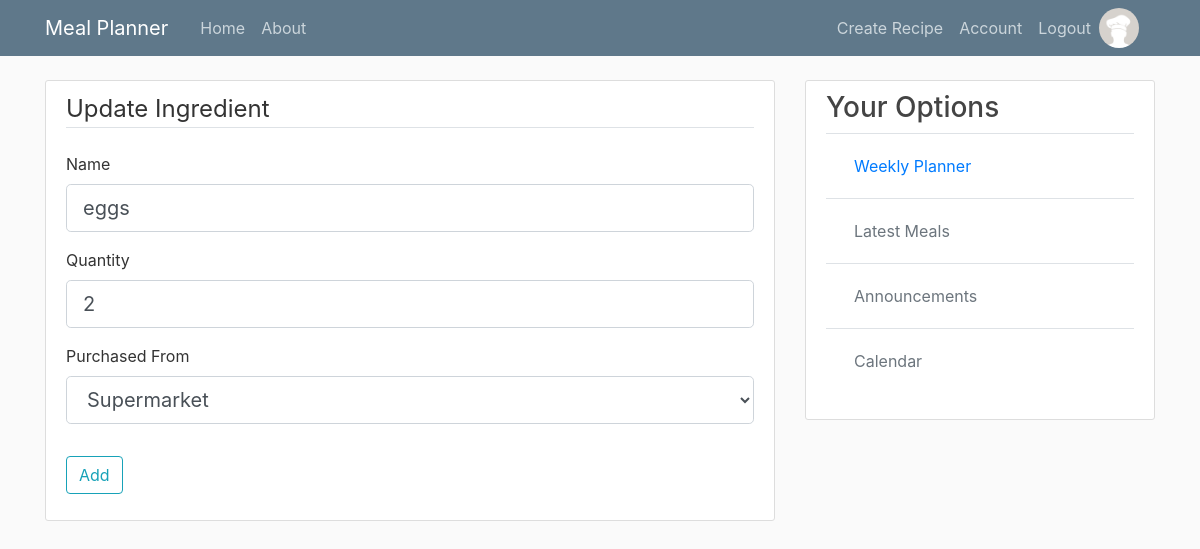
The app's page /ingredient/1/update (signed in) with its own data.
### mymeal/models.py (models this page shows, shortened)
class User(db.Model, UserMixin):
    id = db.Column(db.Integer, primary_key=True)
    username = db.Column(db.String(20), unique=True, nullable=False)
    email = db.Column(db.String(120), unique=True, nullable=False)
    image_file = db.Column(db.String(20), nullable=False, default='default.png')
    password = db.Column(db.String(60), nullable=False)
    recipes = db.relationship('Recipe', backref='author', lazy=True)
    weekly_meal_plan = db.relationship('Mealplan', backref='creator', lazy=True)
    meal_plan_count = db.Column(db.Integer, default='0', nullable=False)

class Ingredient(db.Model):
    id = db.Column(db.Integer, primary_key=True)
    name = db.Column(db.String(20), nullable=False)
    quantity = db.Column(db.String(20), nullable=False, default='01')
    purchased_at = db.Column(db.String(15), nullable=False)
    recipe_id = db.Column(db.Integer, db.ForeignKey('recipe.id'), nullable=False)

### mymeal/ingredients/routes.py (the view)
@ingredients.route('/ingredient/<int:ingredient_id>/update', methods=['GET', 'POST'])
@login_required
def update_ingredient(ingredient_id):
    ingredient = Ingredient.query.get_or_404(ingredient_id)
    recipe = Recipe.query.get(ingredient.recipe_id)
    form = IngredientForm()
    if form.validate_on_submit():
        ingredient.name = form.name.data
        ingredient.quantity = form.quantity.data
        ingredient.purchased_at = form.purchased_at.data
        db.session.commit()
        flash('Your ingredient has been updated!','success')
        return redirect(url_for('recipes.recipe', recipe_id=recipe.id))
    elif request.method == 'GET':
        form.name.data = ingredient.name
        form.quantity.data = ingredient.quantity
        form.purchased_at.data = ingredient.purchased_at
    return render_template('create_ingredient.html', title='Update Ingredient', legend='Update Ingredient',
                           ingredient=ingredient, form=form)

### mymeal/ingredients/forms.py
class IngredientForm(FlaskForm):
    name = StringField('Name', validators=[DataRequired()])
    quantity = StringField('Quantity', validators=[DataRequired()])
    myChoices = [('butcher','Butcher'), ('greengrocer', 'Greengrocer'),('supermarket', 'Supermarket')]
    purchased_at = SelectField('Purchased From', choices=myChoices, validators=[DataRequired()])
    submit = SubmitField('Add')

### mymeal/models.py (called while the page is built)
@login_manager.user_loader
def load_user(user_id):
    return User.query.get(int(user_id))

### mymeal/templates/create_ingredient.html (shortened to what this page needs)
{% extends "layout.html" %}
{% block content %}
    <div class="content-section">
        <form method="post" action="">
            <fieldset class="form-group">
                <legend class="border-bottom mb-4">{{ legend }}</legend>
                <div class="form-group">
                    {{ form.name.label(class="form-control-label") }}
                    {% if form.name.errors %}
                        {{ form.name(class="form-control form-control-lg is-invalid") }}
                        <div class="invalid-feedback">
                            {% for error in form.name.errors %}
                                <span>{{ error }}</span>
                            {% endfor %}
                        </div>
                    {% else %}
                        {{ form.name(class="form-control form-control-lg") }}
                    {% endif %}
                </div>
                <div class="form-group">
                    {{ form.quantity.label(class="form-control-label") }}
                    {% if form.quantity.errors %}
                        {{ form.quantity(class="form-control form-control-lg is-invalid") }}
                        <div class="invalid-feedback">
                            {% for error in form.quantity.errors %}
                                <span>{{ error }}</span>
                            {% endfor %}
                        </div>
                    {% else %}
                        {{ form.quantity(class="form-control form-control-lg") }}
                    {% endif %}
                </div>
                <div class="form-group">
                    {{ form.purchased_at.label(class="form-control-label") }}
                    {% if form.purchased_at.errors %}
                        {{ form.purchased_at(class="form-control form-control-lg is-invalid") }}
                        <div class="invalid-feedback">
                            {% for error in form.purchased_at.errors %}
                                <span>{{ error }}</span>
                            {% endfor %}
                        </div>
                    {% else %}
                        {{ form.purchased_at(class="form-control form-control-lg") }}
                    {% endif %}
                </div>
            </fieldset>
            <div class="form-group">
                {{ form.submit(class="btn btn-outline-info") }}
            </div>
        </form>
    </div>
{% endblock content %}

### mymeal/templates/layout.html (shortened to what this page needs)
<!DOCTYPE html>
<html>
<head>
    <link rel="stylesheet" href="https://stackpath.bootstrapcdn.com/bootstrap/4.1.3/css/bootstrap.min.css">
    <link rel="stylesheet" type="text/css" href="{{ url_for('static', filename='main.css') }}">
</head>
<body>
    <header class="site-header">
      <nav class="navbar navbar-expand-md navbar-dark bg-steel fixed-top">
        <div class="container">
          <a class="navbar-brand mr-4" href="/">Meal Planner</a>
          <div class="collapse navbar-collapse" id="navbarToggle">
            <div class="navbar-nav mr-auto">
              <a class="nav-item nav-link" href="{{ url_for('main.home') }}">Home</a>
              <a class="nav-item nav-link" href="{{ url_for('main.about') }}">About</a>
            </div>
            <div class="navbar-nav">
                {% if current_user.is_authenticated %}
                    <a class="nav-item nav-link" href="{{ url_for('recipes.new_recipe') }}">Create Recipe</a>
                    <a class="nav-item nav-link" href="{{ url_for('users.account') }}">Account</a>
                    <a class="nav-item nav-link" href="{{ url_for('users.logout') }}">Logout</a>
                    <img class="rounded-circle  article-img" src="{{ url_for('static', filename='profile_pics/' + current_user.image_file) }}">
                {% else %}
                  <a class="nav-item nav-link" href="{{ url_for('users.login') }}">Login</a>
                  <a class="nav-item nav-link" href="{{ url_for('users.register') }}">Register</a>
                {% endif %}
            </div>
          </div>
        </div>
      </nav>
    </header>
    <main role="main" class="container">
      <div class="row">
        <div class="col-md-8">
            {% block content %}{% endblock %}
        </div>
        <div class="col-md-4">
            <div class="content-section">
            <h3>Your Options</h3>
                <table class="table table-hover">
                  <tbody>
                    <tr>
                      <td>
                          <a class="nav-item nav-link" href="{{ url_for('weekly.new_week') }}">Weekly Planner</a>
                      </td>
                    </tr>
                    <tr>
                      <td>
                          <a class="nav-item nav-link disabled" href="#">Latest Meals</a>
                      </td>
                    </tr>
                    <tr>
                      <td>
                          <a class="nav-item nav-link disabled" href="#">Announcements</a>
                      </td>
                    </tr>
                    <tr>
                      <td>
                          <a class="nav-item nav-link disabled" href="#">Calendar</a>
                      </td>
                    </tr>
                  </tbody>
                </table>
          </div>
        </div>
      </div>
    </main>
</body>
</html>

### mymeal/static/main.css (style rules this page uses)
body { background: #fafafa; color: #333333; margin-top: 5rem; }
h1, h2, h3, h4, h5, h6 { color: #444444; }
.bg-steel { background-color: #5f788a; }
.site-header .navbar-nav .nav-link { color: #cbd5db; }
.content-section { background: #ffffff; padding: 10px 20px; border: 1px solid #dddddd; border-radius: 3px; margin-bottom: 20px; }
.article-img { height: 40px; width: 40px; margin-right: 16px; }

### records on screen
User: image_file (placeholder picture)
Ingredient: name "eggs", quantity "2", purchased_at "Supermarket"

### other values on screen
{{ legend }} "Update Ingredient"
